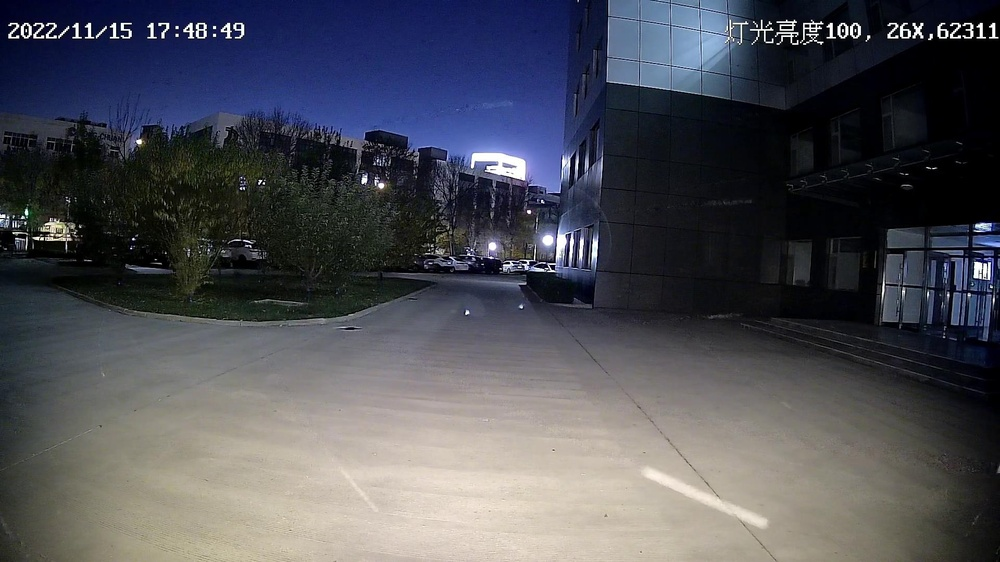
#> input picture utils/src.jpg, 1000 x 562 px, shrunk from 1920 x 1080 before the run
$ python '鱼眼效果.py'   (older library calls are emulated)
#> lines starting #> are read from the running program, lines starting #| are printed output that depends on the picture; after the words box and inside, x2 and y2 are one past the last pixel; in counts of white or black regions, pixels touching at a corner belong together
#> further down, img is the input picture: shape (562, 1000, 3); mean B, G, R 85.6, 78, 76.8
"""
# @Time    : 2022/12/30 15:25
# @File    : 鱼眼效果.py
# @Author  : rezheaiba
"""
from cv2 import cv2
import numpy as np
import math
def transform(img):
    ratio = np.random.uniform(0,10)
    ratio = 1
    print(ratio)
    rows,cols,c = img.shape
#> rows = 562; cols = 1000; c = 3
    center_x,center_y = rows/ratio,cols/ratio
#> center_x = 562; center_y = 1000
    #radius = min(center_x,center_y)
    radius = math.sqrt(rows**2+cols**2)/2
#> radius = 573.6
    new_img = img.copy()
    for i in range(rows):
        for j in range(cols):
            dis = math.sqrt((i-center_x)**2+(j-center_y)**2)
            if dis <= radius:
                new_i = np.int(np.round(dis/radius*(i-center_x)+center_x))
                new_j = np.int(np.round(dis/radius*(j-center_y)+center_y))
                new_img[i,j] = img[new_i,new_j]
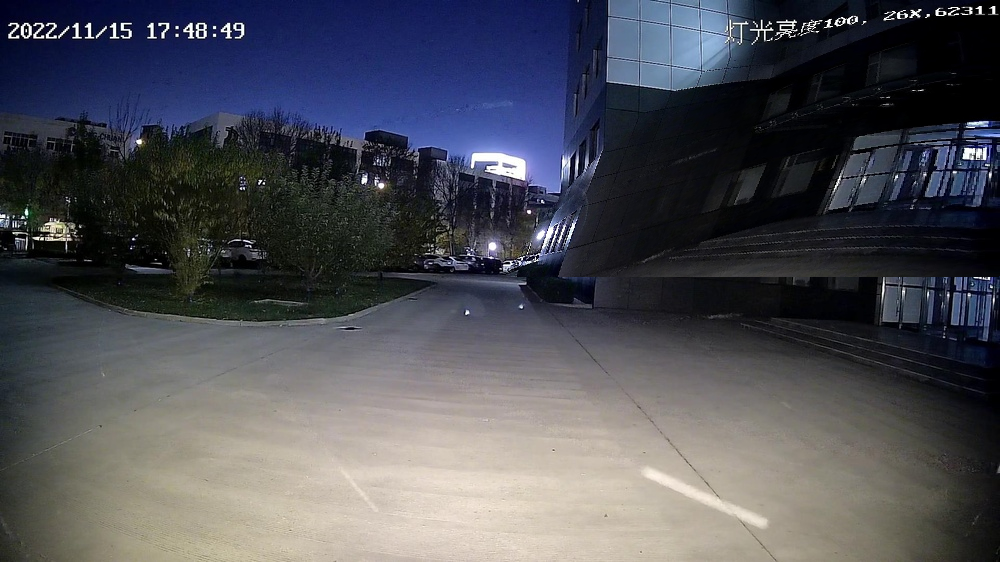
#> new_img: shape (562, 1000, 3); 17.39% of pixels changed, all inside (x1, y1, x2, y2) = (504, 0, 1000, 277)
                #print((i,j),'\t',(new_i,new_j))
    return new_img
img = cv2.imread('src.jpg')
#> (the run stopped early here; a loop or call above may not have finished)

$ run again, with utils/2.jpg copied over utils/src.jpg
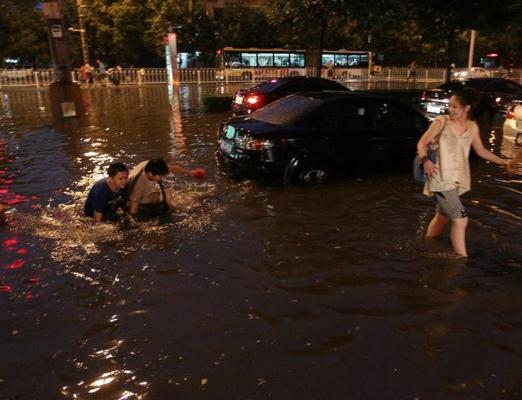
#> input picture utils/2.jpg, 522 x 400 px
#> img is the input picture: shape (400, 522, 3); mean B, G, R 29, 38.2, 54.5
#> after the loop in transform, `for i in range(rows):`:
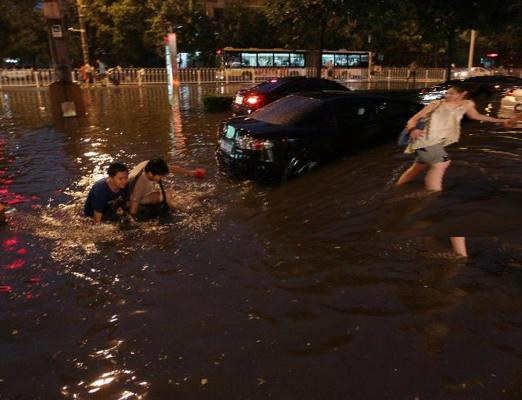
#> new_img: shape (400, 522, 3); 15.75% of pixels changed, all inside (x1, y1, x2, y2) = (238, 72, 522, 237)
